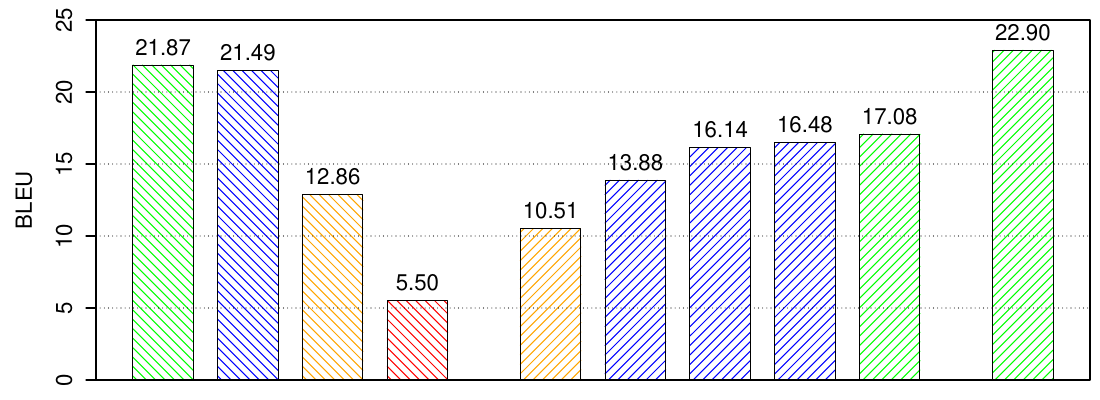

The R source for this figure:
c <- read.table(file="lesionreplacement.txt", sep = "\t", head=TRUE)

x <- c$BLEU
names(x) <- c$Title

colorz <- c("green", "blue", "orange", "red", "orange", "blue", "blue", "blue", "green", "green")
fillz <- c(25, 25, 25, 25, 25, 25, 25, 25, 25, 25)
anglez <- c(135, 135, 135, 135, 45, 45, 45, 45, 45, 45)

saxis <- 1.3
slabels <- 1.3
snames <- 1.3

pdf(file="lesionreplacement.pdf", height=6, width=14, onefile=TRUE, family='Helvetica', pointsize=12)
par(mar=c(4.5,4.5,3.5,0.5), new=FALSE, cex.lab=slabels)

bp <-barplot(x, density=fillz, col=colorz, angle=anglez, ylab="BLEU", cex.lab=slabels, cex.axis=saxis, cex.names=snames, ylim=c(0, 25), legend=F)
grid(nx = 0, ny = NULL, col = "black", lty = "dotted", lwd = 1, equilogs = FALSE)
#legend("topright", as.character(c$Title), cex=slabels, density=fillz, fill=colorz, bty="y", bg="white")
box()

height <- rbind(x)
text(bp, height, labels=format(height, 4), pos=3, cex=snames)

dev.off()
